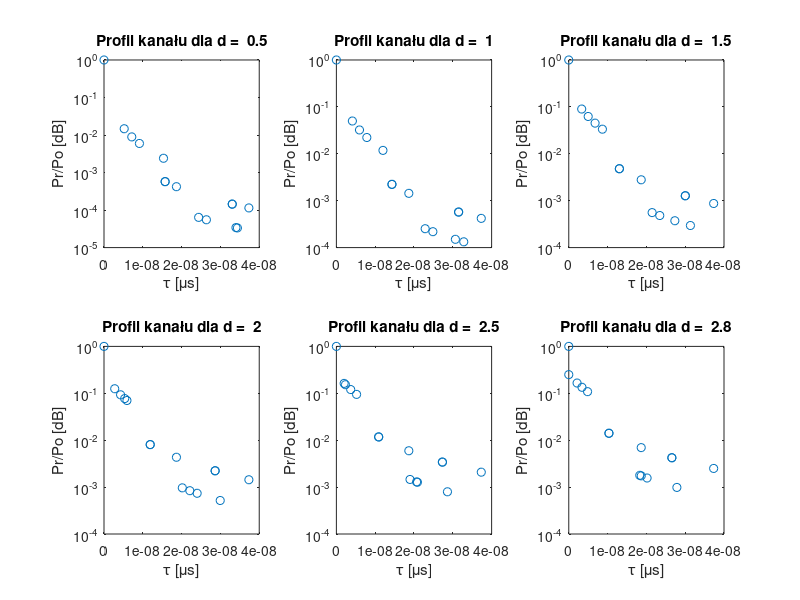
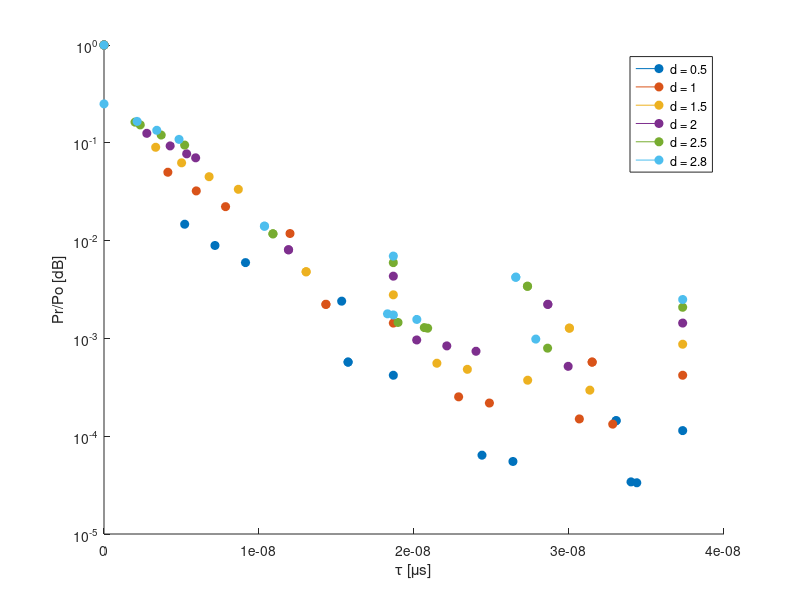
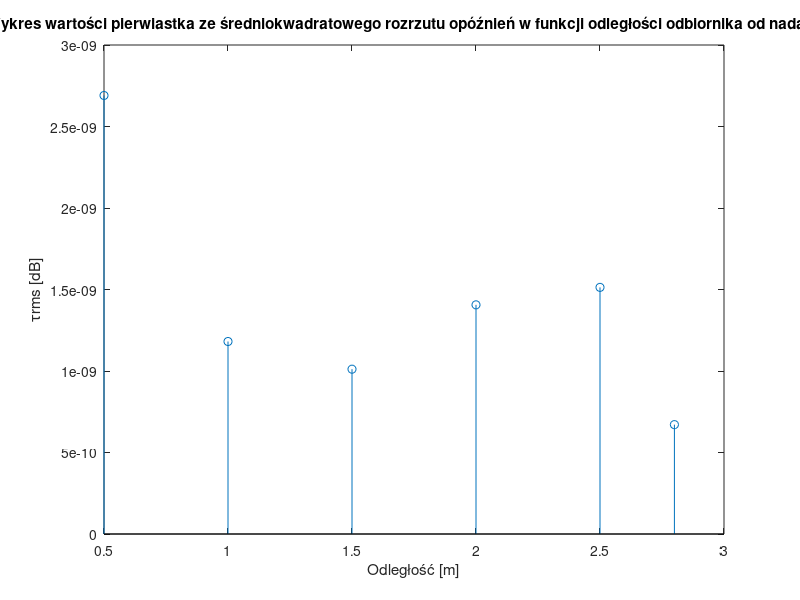
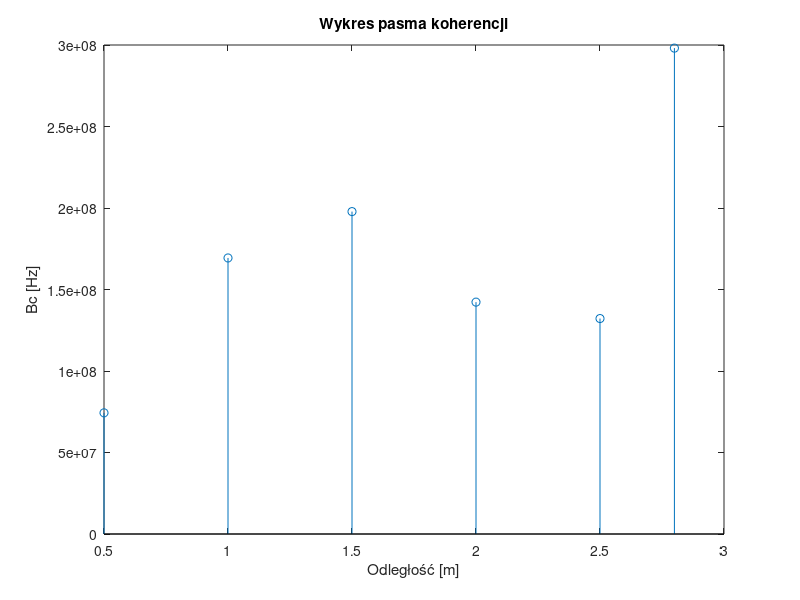

The MATLAB source for these figures, in order:
clear;
clear all;
f = 3.6 * 10^9;               %częstotliwość
c = 3 * 10^8;                 %prędkość światła
d_max = 2.8;                  %długość pokoju
s_max = 2.6;                  %szerokość pokoju
h_max = 2.6;                  %wysokość pokoju
step1 = 0.005;   
a = -0.5;                       %współczynnik odbicia
h_anten = 1;                  %wysokość anteny
%d = [1:step1:d_max];          %zakres dla zadania 1

d = [0.5 1 1.5 2 2.5 2.8];
absprpo = [];
for i = 1 : 1 : 6
    %%%%%%%%%%%%%%%%%%%%%%%%%%%%%%%%%%%%%%%%%%%%%%%%%%%%%%%%%%%%%%%%%%%%%%%%%%%
    fTXlosRX(i) = 2 * pi * f * (d(i) ./ c); %LOS
    prpolos(i) = (1 ./ d(i)) .* exp(-1i .* fTXlosRX(1,i));
    absprpolos(1,i) = (abs(prpolos(1,i))) .^ 2;
    absprpo(i,1) = absprpolos(1,i);

    %%%%%%%%%%%%%%%%%%%%%%%%%%%%%%%%%%%%%%%%%%%%%%%%%%%%%%%%%%%%%%%%%%%%%%%%%%%
    dsc(i) = hypot(d(i), s_max);
    dsu(i) = hypot(d(i), (2 * (h_max - 1)));
    dpo(i) = hypot (d(i), (2 * h_anten));
    dscp(i) = (2 * d_max) - d(i);
    fTXscRX = 2 * pi * f * (dsc(i) ./ c); %ściana
    fTXsuRX = 2 * pi * f * (dsu(i) ./ c); %sufit
    fTXpoRX = 2 * pi * f * (dpo(i) ./ c); %podłoga
    fTXscpRX = 2 * pi * f * (dscp(i) ./ c); %ściana w linii LOS
    prposc = ((a ./ dsc(i)) .* exp(-1i .* fTXscRX));
    prposu = ((a ./ dsu(i)) .* exp(-1i .* fTXsuRX));
    prpopo = ((a ./ dpo(i)) .* exp(-1i .* fTXpoRX));
    prposcp = ((a ./ dscp(i)) .* exp(-1i .* fTXscpRX));
    absprposc = (abs(prposc))^2;
    absprpo(i,2) = absprposc;
    absprposu = (abs(prposu))^2;
    absprpo(i,3) = absprposu;
    absprpopo = (abs(prpopo))^2;
    absprpo(i,4) = absprpopo;
    absprposcp = (abs(prposcp))^2;
    absprpo(i,5) = absprposcp;
    %%%%%%%%%%%%%%%%%%%%%%%%%%%%%%%%%%%%%%%%%%%%%%%%%%%%%%%%%%%%%%%%%%%%%%%%%%%
    dscsc(i) = hypot(d(i), (2 * s_max)); %ściana + ściana
    dsupo(i) = hypot(d(i), (2 * h_max)); %sufit/podłoga + podłoga/sufit
    dscscp(i) = (2 * d_max) + d(i); % %tył + przód w lini LOS
    fTXscscRX = 2 * pi * f * (dscsc(i) ./ c); 
    fTXsupoRX = 2 * pi * f * (dsupo(i) ./ c); 
    fTXscscpRX = 2 * pi * f * (dscscp(i) ./ c); 
    prposcsc = (((a * a) ./ dscsc(i)) .* exp(-1i .* fTXscscRX));
    prposupo = (((a * a) ./ dsupo(i)) .* exp(-1i .* fTXsupoRX));
    prposcscp = (((a * a) ./ dscscp(i)) .* exp(-1i .* fTXscscpRX));
    absprposcsc = (abs(prposcsc))^2;
    absprpo(i,6) = absprposcsc;
    absprposupo = (abs(prposupo))^2;
    absprpo(i,7) = absprposupo;
    absprposcscp = (abs(prposcscp))^2;
    absprpo(i,8) = absprposcscp;
    %%%%%%%%%%%%%%%%%%%%%%%%%%%%%%%%%%%%%%%%%%%%%%%%%%%%%%%%%%%%%%%%%%%%%%%%%%%
    dscscsc(i) = hypot(d(i), (3 * s_max)); %ściana + ściana + ściana
    dsuposu(i) = hypot(d(i), (2 * (h_max + (h_max - h_anten)))); %sufit + podłoga + sufit
    dposupo(i) = hypot(d(i), (3 * (h_max + h_anten))); %podłoga + sufit + podłoga
    dscscscp(i) = (4 * d_max) - d(i); %tył + przód + tył w lini LOS
    fTXscscscRX = 2 * pi * f * (dscscsc(i) ./ c); 
    fTXsuposuRX = 2 * pi * f * (dsuposu(i) ./ c);
    fTXposupoRX = 2 * pi * f * (dposupo(i) ./ c);
    fTXscscscpRX = 2 * pi * f * (dscscscp(i) ./ c); 
    prposcscsc = (((a * a * a) ./ dscscsc(i)) .* exp(-1i .* fTXscscscRX));
    prpoposupo = (((a * a * a) ./ dsuposu(i)) .* exp(-1i .* fTXsuposuRX));
    prposuposu = (((a * a * a) ./ dposupo(i)) .* exp(-1i .* fTXposupoRX));
    prposcscscp = (((a * a * a) ./ dscscscp(i)) .* exp(-1i .* fTXscscscpRX));
    absprposcscsc = (abs(prposcscsc))^2;
    absprpo(i,9) = absprposcscsc;
    absprpoposupo = (abs(prpoposupo))^2;
    absprpo(i,10) = absprpoposupo;
    absprposuposu = (abs(prposuposu))^2;
    absprpo(i,11) = absprposuposu;
    absprposcscscp = (abs(prposcscscp))^2;
    absprpo(i,12) = absprposcscscp;
    %%%%%%%%%%%%%%%%%%%%%%%%%%%%%%%%%%%%%%%%%%%%%%%%%%%%%%%%%%%%%%%%%%%%%%%%%%%
    dscscscsc(i) = hypot(d(i), (4 * s_max)); %ściana + ściana + ściana + ściana
    dsuposupo(i) = hypot(d(i), (4 * h_max)); %sufit/podłoga + podłoga/sufit + sufit/podłoga + podłoga/sufit
    dscscscscp(i) = (4 * d_max) + d(i); % %tył + przód w lini LOS
    fTXscscscscRX = 2 * pi * f * (dscscscsc(i) ./ c); 
    fTXsuposupoRX = 2 * pi * f * (dsuposupo(i) ./ c); 
    fTXscscscscpRX = 2 * pi * f * (dscscscscp(i) ./ c); 
    prposcscscsc = (((a * a) ./ dscscscsc(i)) .* exp(-1i .* fTXscscscscRX));
    prposuposupo = (((a * a) ./ dsuposupo(i)) .* exp(-1i .* fTXsuposupoRX));
    prposcscscscp = (((a * a) ./ dscscscscp(i)) .* exp(-1i .* fTXscscscscpRX));
    absprposcscscsc = (abs(prposcscscsc))^2;
    absprpo(i,13) = absprposcscscsc;
    absprposuposupo = (abs(prposuposupo))^2;
    absprpo(i,14) = absprposuposupo;
    absprposcscscscp = (abs(prposcscscscp))^2;
    absprpo(i,15) = absprposcscscscp;
end
%%%%%%%%%%%%%%%%%%%%%%%%%%%%%%%%%%%%%%%%%%%%%%%%%%%%%%%%%%%%%%%%%%%%%%%%%%%
k = 15 * length(d);
ds = ([d, dsc, dsu, dpo, dscp, dscsc, dsupo, dscscp, dscscsc, dsuposu, dposupo, dscscscp, dscscscsc, dsuposupo, dscscscscp]);
dss = reshape(ds, 6,15);
Tauds = dss / c;
%Tauds = [Taud Taudsc Taudsu Taudpo Taudscp Taudscsc Taudsupo Taudscscp Taudscscsc Taudsuposu Taudposupo Taudscscscp];
%%%%%%%%%%%%%%%%%%%%%%%%%%%%%%%%%%%%%%%%%%%%%%%%%%%%%%%%%%%%%%%%%%%%%%%%%%%
% deltaTaudsc = Taudsc - Taud;
% deltaTaudsu = Taudsu - Taud;
% deltaTaudpo = Taudpo - Taud;
% deltaTaudscp = Taudscp - Taud;
% deltaTaudscsc = Taudscsc - Taud;
% deltaTaudsupo = Taudsupo - Taud;
% deltaTaudscscp = Taudscscp - Taud;
% deltaTaudscscsc = Taudscscsc - Taud;
% deltaTaudsuposu = Taudsuposu - Taud;
% deltaTaudposupo = Taudposupo - Taud;
% deltaTaudscscscp = Taudscscscp - Taud;
%%%%%%%%%%%%%%%%%%%%%%%%%%%%%%%%%%%%%%%%%%%%%%%%%%%%%%%%%%%%%%%%%%%%%%%%%%%
deltaTauds = Tauds - Tauds(:,1);
absprpoloss = reshape(absprpolos,[],1);
PrxPr1 = absprpo ./ absprpoloss;
for i = 1 : 1 : 6
    x = deltaTauds(i,:);
    y = PrxPr1(i,:);
    subplot(2,3,i)
    %figure
    stem(x, y)
    set(gca,'yscal','log')
    title(['Profil kanału dla d =  ', num2str(d(i))]);
    xlabel('τ [μs]');
    ylabel('Pr/Po [dB]');
end
figure
hold on
for i = 1 : 1 : 6
    x = deltaTauds(i,:);
    y = PrxPr1(i,:);
    %subplot(2,3,i)
    %figure
    stem(x, y,'filled')
    set(gca,'yscal','log')
    %title(['Profil kanału dla d =  ', num2str(d(i))]);
    xlabel('τ [μs]');
    ylabel('Pr/Po [dB]');
    legend('d = 0.5','d = 1','d = 1.5','d = 2','d = 2.5','d = 2.8')
end
hold off

%%%%%%%%%%%%%%%%%%%%%%%%%%%%%%%%%%%%%%%%%%%%%%%%%%%%%%%%%%%%%%%%%%%%%%%%%%%
for i = 1 : 1 : 6
    AvgTau(i) = (sum(Tauds(:,i) .* PrxPr1(:,i))) / (sum(PrxPr1(:,i)));
    SquareAvgTau(i) = (sum((Tauds(:,i) .^2) .* (PrxPr1(:,i)))) / (sum(PrxPr1(:,i)));
    TauRMS(i) = sqrt((SquareAvgTau(i)) - (AvgTau(i) .^ 2));
end
figure
stem(d,TauRMS)
title('Wykres wartości pierwiastka ze średniokwadratowego rozrzutu opóźnień w funkcji odległości odbiornika od nadajnika');
xlabel('Odległość [m]');
ylabel('τrms [dB]');

for i = 1 : 1 : 6
    Bc50(i) = 1 / (5 .* TauRMS(i));
end
figure
stem(d,Bc50)
title('Wykres pasma koherencji');
xlabel('Odległość [m]');
ylabel('Bc [Hz]');